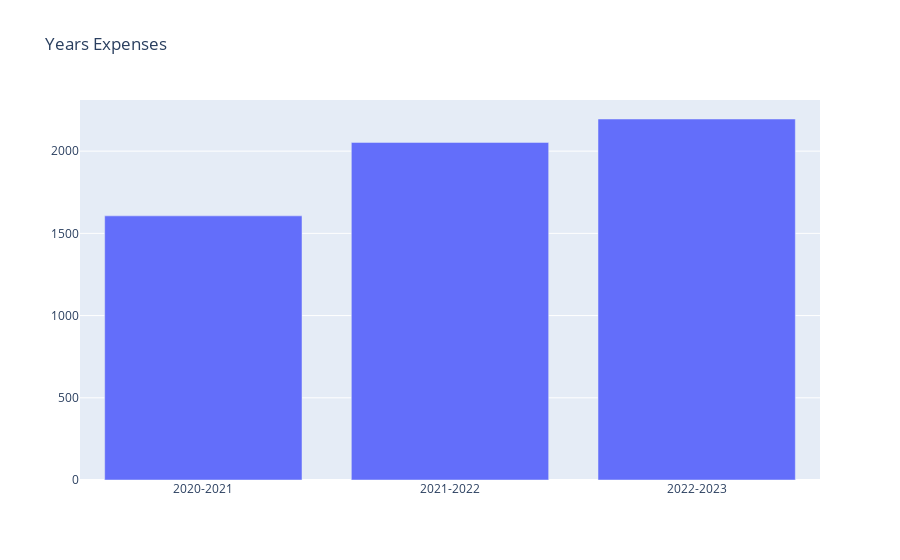

Notebook source saved alongside this figure:
### Code cell
import plotly.graph_objs as go
grouped = df.groupby('Year')
grouped_all_cols_avg = grouped.mean()
grouped_all_cols_avg
# create the bar trace
trace = go.Bar(x=grouped_all_cols_avg.index, y=grouped_all_cols_avg['Grand Total'])

# create the layout
layout = go.Layout(title='Years Expenses')

# create the figure object
fig = go.Figure(data=[trace], layout=layout)

# show the chart
fig.show()
yearexpenses = json.dumps(fig, cls=plotly.utils.PlotlyJSONEncoder)
grouped_all_cols_avg

### Figure 1 — Plotly figure (JSON) as saved in the notebook; plotly's stock layout.template omitted (floating-point values rounded to 4 significant figures)
{"data": [{"type": "bar", "x": ["2020-2021", "2021-2022", "2022-2023"], "y": [1606.0, 2053.0, 2195.0]}], "layout": {"title": {"text": "Years Expenses"}}}
